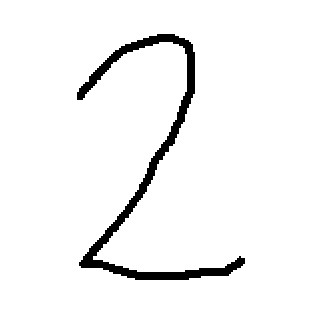
#> input picture Images/Test/2/T2.0.png, 327 x 318 px, found by its file name
$ python Detect_Digit_main.py
#> lines starting #> are read from the running program, lines starting #| are printed output that depends on the picture
### Code/Image_Processing_functions.py
import cv2 as cv
import numpy as np
import os

resized_width = 130
resized_heigth = 140

# [17 lines left out: functions InitMaskImage, CreateMask, not called in this run]

def GetTrainingImage(folder_path):

#> called with folder_path = 'Images\\Test\\2\\T2.0.png'
    raw_test_img = cv.imread(folder_path)
#> raw_test_img is the input picture: shape (318, 327, 3); min 0, max 255, mean 244
    gray_scale_img = cv.cvtColor(raw_test_img, cv.COLOR_RGB2GRAY)
    gray_scale_img_inverted = cv.bitwise_not(gray_scale_img)
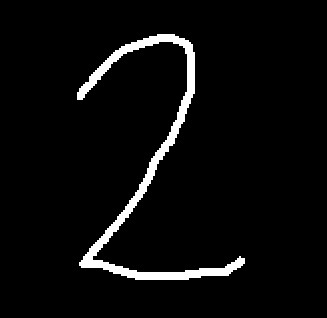
#> gray_scale_img_inverted: shape (318, 327); min 0, max 255, mean 11

    crop_img = CropImage(gray_scale_img_inverted)

    return crop_img


def CenterOfGravity(image):
    i_mass = 0
    j_mass = 0
    i_mass_total = 0
    j_mass_total = 0
    x_mass = 0
    y_mass = 0

    img_height = image.shape[0]
#> img_height = 318
    img_width = image.shape[1]
#> img_width = 327

    # calculating X-coordinate
    for j_col in range(0, img_width):
        j_mass = 0
        for i_row in range(0, img_height):
            j_mass += image[i_row, j_col]

        x_mass += j_mass * j_col
        j_mass_total += j_mass
#> after the loop, j_mass_total = 1144763; x_mass = 171276458

    X_cg = round(x_mass / j_mass_total)
#> X_cg = 150

    # calculating Y-coordinate
    for i_row in range(0, img_height):
        i_mass = 0
        for j_col in range(0, img_width):
            i_mass += image[i_row, j_col]

        y_mass += i_mass * i_row
        i_mass_total += i_mass
#> after the loop, i_mass_total = 1144763; y_mass = 191536151

    Y_cg = round(y_mass / i_mass_total)
#> Y_cg = 167

    return (X_cg, Y_cg)


def CropImage(image):
    x1 = 0
    x2 = 0
    y1 = 0
    y2 = 0
    mass = 0
    mass_mean = 0

    img_height = image.shape[0]
    img_width = image.shape[1]

    cg_img = CenterOfGravity(image)
#> cg_img = (150, 167)
    X_cg = cg_img[0]
#> X_cg = 150
    Y_cg = cg_img[1]
#> Y_cg = 167

    # definig x1: left vertical crop rectangle
    for j_col in range(X_cg, -1, -1):
        mass = 0
        for i_row in range(0, img_height):
            mass += image[i_row, j_col]

        mass_mean = mass / img_height

        if mass_mean <= 0.02:
            mass = 0
            mass_mean = 0
            x1 = j_col
            break
#> after the loop, x1 = 71


    # definig x2: right vertical crop rectangle
    for j_col in range(X_cg, img_width):
        mass = 0
        for i_row in range(0, img_height):
            mass += image[i_row, j_col]

        mass_mean = mass / img_height

        if mass_mean <= 0.02:
            mass = 0
            mass_mean = 0
            x2 = j_col
            break
#> after the loop, x2 = 248


    # definig y1: top horizontal crop rectangle
    for i_row in range(Y_cg, -1, -1):
        mass = 0
        for j_col in range(0, img_width):
            mass += image[i_row, j_col]

        mass_mean = mass / img_width

        if mass_mean <= 0.02:
            mass = 0
            mass_mean = 0
            y1 = i_row
            break


    # definig y2: bottom horizontal crop rectangle
    for i_row in range(Y_cg, img_height):
        mass = 0
        for j_col in range(0, img_width):
            mass += image[i_row, j_col]

        mass_mean = mass / img_width

        if mass_mean <= 0.02:
            mass = 0
            mass_mean = 0
            y2 = i_row
            break

    cropped_image = cv.resize(image[y1:y2, x1:x2], (resized_width, resized_heigth))
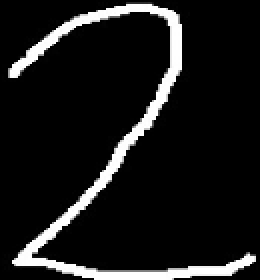
#> cropped_image: shape (140, 130) (shown 2 times larger); min 0, max 255, mean 26

    return cropped_image

### Code/Detect_Digit_functions.py
def CheckAffinity(mask_img_value, mask_img, test_img):
#> called with mask_img_value = 0
    img_width = test_img.shape[0]
    img_heigth = test_img.shape[1]

    accuracy_counter = 0

    for i_row in range(0, img_width):
        for j_col in range(0, img_heigth):
            if test_img[i_row, j_col] >= 10:       # if pixel in image is part of the digit
                mask_img_mass = mask_img[i_row, j_col][0]

                if mask_img_mass >= 200:
                    accuracy_counter += 3

                elif (mask_img_mass >= 120) and (mask_img_mass < 200):
                    accuracy_counter += 1

                elif mask_img_mass < 50:
                    accuracy_counter -= 2

                else:
                    accuracy_counter += 0

    return [mask_img_value, accuracy_counter]

### Code/Detect_Digit_main.py
import cv2 as cv
import Image_Processing_functions as process_fnc
import Detect_Digit_functions as detect_fnc

digit_value = 2
test_image_index = 0

test_img_path = f"Images\\Test\\{digit_value}\\T{digit_value}.{test_image_index}.png"
test_img = process_fnc.GetTrainingImage(test_img_path)

detected_affinity = -1000000

for mask_index in range(0, 6):

    mask_img = cv.imread(f"Images\\Mask\\Mask_{mask_index}.png")
#> (the run stopped early here; a loop or call above may not have finished)
